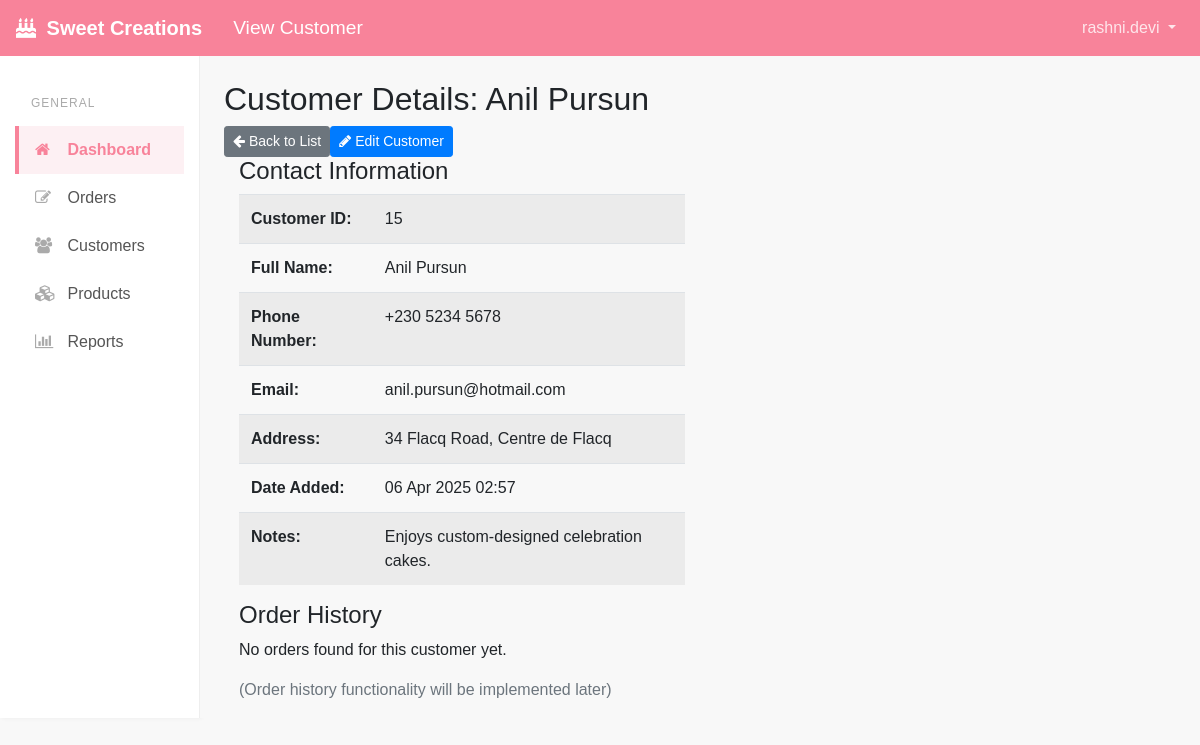
/customers/view_customer.php?id=15 (signed in), run on the app's committed database.
### tables this page shows
CREATE TABLE `CUSTOMERS` (
  `customer_id` int(11) NOT NULL AUTO_INCREMENT,
  `full_name` varchar(100) NOT NULL,
  `phone_number` varchar(20) NOT NULL,  
  `email` varchar(100) DEFAULT NULL,
  `address` text,
  `date_added` datetime NOT NULL DEFAULT CURRENT_TIMESTAMP,
  `notes` text,
  PRIMARY KEY (`customer_id`)
);

### includes/functions.php (called while the page is built, shortened)
<?php
function connectDB() {
    $dsn = 'mysql:host=' . DB_HOST . ';dbname=' . DB_NAME . ';charset=utf8mb4';
    $options = [
        PDO::ATTR_ERRMODE            => PDO::ERRMODE_EXCEPTION,
        PDO::ATTR_DEFAULT_FETCH_MODE => PDO::FETCH_ASSOC,
        PDO::ATTR_EMULATE_PREPARES   => false,
    ];
    try {
        $pdo = new PDO($dsn, DB_USER, DB_PASS, $options);
        return $pdo;
    } catch (PDOException $e) {
        error_log("Database Connection Error: " . $e->getMessage());
        echo "Error connecting to the database. Please check configuration or contact support.";
        exit;
    }
}
function getCustomerById($id) {
    $conn = connectDB();
    try {
        $sql = "SELECT * FROM CUSTOMERS WHERE customer_id = :id";
        $stmt = $conn->prepare($sql);
        $stmt->bindParam(':id', $id, PDO::PARAM_INT);
        $stmt->execute();
        return $stmt->fetch(PDO::FETCH_ASSOC);
    } catch (PDOException $e) {
        error_log("Get customer by ID error: " . $e->getMessage());
        return false;
    } finally {
        $conn = null;
    }
}
?>

### customers/view_customer.php (the view, shortened to what this page needs)
<?php
require_once '../includes/functions.php';
$customerId = isset($_GET['id']) ? (int)$_GET['id'] : 0;
$customer = getCustomerById($customerId);
$customerOrders = [];
include '../includes/header.php';
?>
<div class="row">
    <div class="col-md-12">
        <div class="x_panel">
            <div class="x_title">
                <h2>Customer Details: <?php echo htmlspecialchars($customer['full_name']); ?></h2>
                 <ul class="nav navbar-right panel_toolbox">
                    <li><a href="customers.php" class="btn btn-secondary btn-sm"><i class="fa fa-arrow-left"></i> Back to List</a></li>
                    <li><a href="edit_customer.php?id=<?php echo $customer['customer_id']; ?>" class="btn btn-primary btn-sm"><i class="fa fa-pencil"></i> Edit Customer</a></li>
                </ul>
            </div>
            <div class="x_content">
                <div class="col-md-6 col-sm-6">
                    <h4>Contact Information</h4>
                    <table class="table table-striped">
                        <tbody>
                            <tr>
                                <th style="width:30%;">Customer ID:</th>
                                <td><?php echo $customer['customer_id']; ?></td>
                            </tr>
                            <tr>
                                <th>Full Name:</th>
                                <td><?php echo htmlspecialchars($customer['full_name']); ?></td>
                            </tr>
                             <tr>
                                <th>Phone Number:</th>
                                <td><?php echo htmlspecialchars($customer['phone_number']); ?></td>
                            </tr>
                             <tr>
                                <th>Email:</th>
                                <td><?php echo htmlspecialchars($customer['email'] ?: 'N/A'); ?></td>
                            </tr>
                             <tr>
                                <th>Address:</th>
                                <td><?php echo nl2br(htmlspecialchars($customer['address'] ?: 'N/A')); ?></td>
                            </tr>
                             <tr>
                                <th>Date Added:</th>
                                <td><?php echo date('d M Y H:i', strtotime($customer['date_added'])); ?></td>
                            </tr>
                            <tr>
                                <th>Notes:</th>
                                <td><?php echo nl2br(htmlspecialchars($customer['notes'] ?: 'N/A')); ?></td>
                            </tr>
                        </tbody>
                    </table>
                </div>
                <div class="col-md-6 col-sm-6">
                     <h4>Order History</h4>
                     <?php if (empty($customerOrders)): ?>
                         <p>No orders found for this customer yet.</p>
                     <?php endif; ?>
                      <p class="text-muted">(Order history functionality will be implemented later)</p>
                 </div>
            </div>
        </div>
    </div>
</div>
<?php include '../includes/footer.php'; ?>

### assets/css/app.css (style rules this page uses)
.table { table-layout: auto; }
.table th, .table td { word-wrap: break-word; }
:root { --sweet-pink: #f8839a; --sweet-light-gray: #f8f8f8; --sweet-text-color: #555; --sweet-sidebar-bg: #ffffff; --sweet-sidebar-link-color: #555; --sweet-sidebar-link-active-color: var(--sweet-pink); --sweet-sidebar-link-active-bg: #fdf0f3; }
body { font-family: sans-serif; background-color: var(--sweet-light-gray); }

### data on the page
customers: full_name "Anil Pursun", customer_id "15", phone_number "+230 5234 5678", email "anil.pursun@hotmail.com", address "34 Flacq Road, Centre de Flacq", date_added "06 Apr 2025 02:57", notes "Enjoys custom-designed celebration cakes."

### other printed values
$pageTitle "View Customer"
$_SESSION['username'] "rashni.devi"
